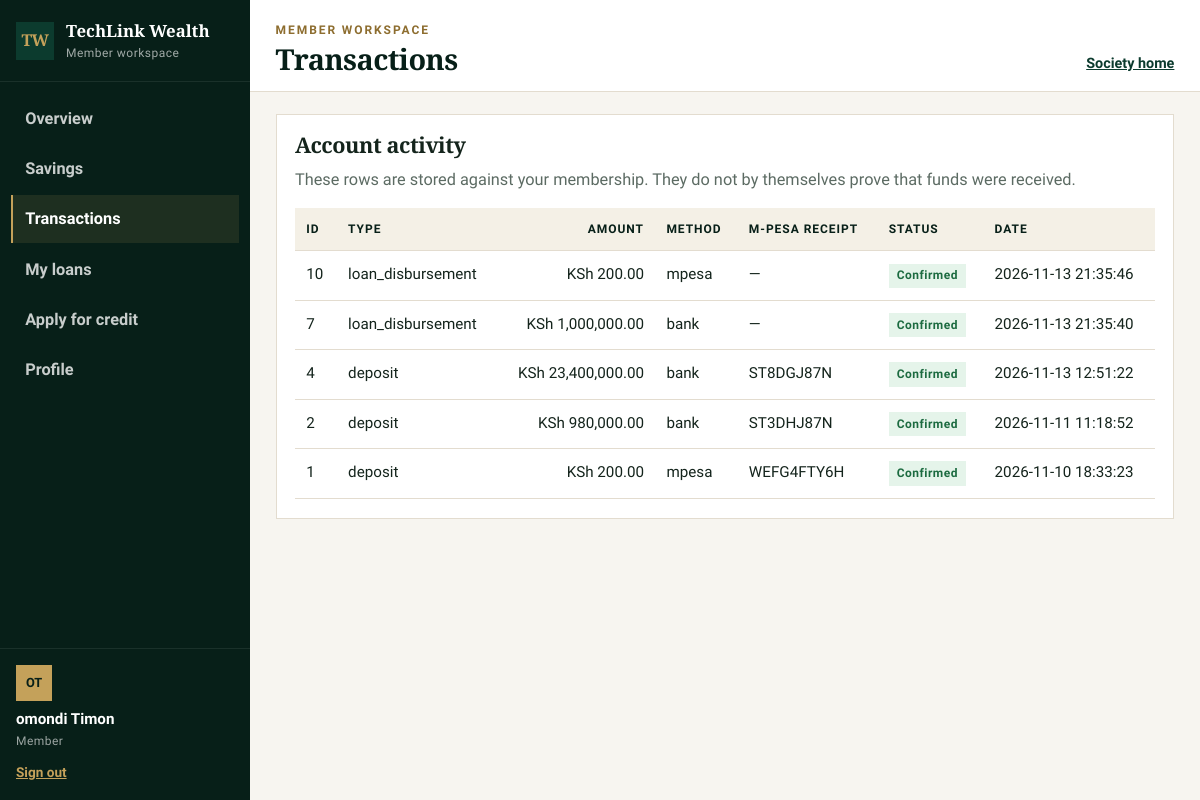
The app's page /my_transactions.php (signed in) with its own data.
### tables this page shows
CREATE TABLE `transactions` (
  `id` bigint(20) UNSIGNED NOT NULL,
  `member_id` int(10) UNSIGNED NOT NULL,
  `transaction_type` enum('deposit','withdrawal','loan_disbursement','loan_repayment','adjustment') NOT NULL,
  `amount` decimal(15,2) NOT NULL,
  `payment_method` enum('mpesa','bank','cash','internal') NOT NULL,
  `mpesa_receipt` varchar(100) DEFAULT NULL,
  `transaction_status` enum('pending','confirmed','failed','reversed') NOT NULL DEFAULT 'pending',
  `created_at` timestamp NOT NULL DEFAULT current_timestamp()
);

### my_transactions.php (the view, shortened to what this page needs)
<?php
require_once "includes/app.php";
$member = require_member(true);
$memberId = (int) $member["id"];
try {
    $stmt = $pdo->prepare(
        "SELECT id, transaction_type, amount, payment_method, mpesa_receipt, transaction_status, created_at
         FROM transactions
         WHERE member_id = ?
         ORDER BY created_at DESC"
    );
    $stmt->execute([$memberId]);
    $transactions = $stmt->fetchAll();
} catch (PDOException $e) {
    error_log("Unable to load member transactions: " . $e->getMessage());
    http_response_code(500);
    exit("Unable to load your transactions. Please try again later.");
}
?>
<section class="panel">
    <h2>Account activity</h2>
    <p class="quiet">These rows are stored against your membership. They do not by themselves prove that funds were received.</p>
    <?php if ($transactions): ?>
        <div class="table-wrap">
            <table class="data">
                <thead>
                    <tr>
                        <th>ID</th>
                        <th>Type</th>
                        <th class="num">Amount</th>
                        <th>Method</th>
                        <th>M-Pesa receipt</th>
                        <th>Status</th>
                        <th>Date</th>
                    </tr>
                </thead>
                <tbody>
                    <?php foreach ($transactions as $transaction): ?>
                        <?php $status = strtolower((string) $transaction["transaction_status"]); ?>
                        <tr>
                            <td><?= (int) $transaction["id"] ?></td>
                            <td><?= e($transaction["transaction_type"]) ?></td>
                            <td class="num"><?= e(money($transaction["amount"])) ?></td>
                            <td><?= e($transaction["payment_method"]) ?></td>
                            <td><?= e($transaction["mpesa_receipt"] ?? "—") ?></td>
                            <td><span class="pill <?= e($status) ?>"><?= e($status) ?></span></td>
                            <td><?= e($transaction["created_at"]) ?></td>
                        </tr>
                    <?php endforeach; ?>
                </tbody>
            </table>
        </div>
    <?php else: ?>
        <p class="empty">You do not have any transactions yet.</p>
    <?php endif; ?>
</section>

### css/base.css (style rules this page uses)
:root { --green: #0c3b2e; --green-2: #145844; --green-deep: #071f18; --gold: #c4a15a; --gold-deep: #8d6d2f; --cream: #f4f0e6; --paper: #f7f5f0; --white: #ffffff; --ink: #14241c; --muted: #5c6b63; --line: #e3dccf; --danger: #8e2b2b; --ok: #1c6b40; --warn: #8a5a12; --serif: "Source Serif 4", Georgia, "Times New Roman", serif; --sans: "Source Sans 3", "Segoe UI", sans-serif; --shadow: 0 16px 40px rgba(7, 31, 24, 0.08); }
*, *::before, *::after { box-sizing: border-box; }
html { scroll-behavior: smooth; }
body { margin: 0; color: var(--ink); background: var(--paper); font-family: var(--sans); font-size: 1.02rem; line-height: 1.55; }
h1, h2, h3, h4 { font-family: var(--serif); font-weight: 650; letter-spacing: -0.02em; line-height: 1.15; margin: 0; }
p { margin: 0; }

### css/components.css (style rules this page uses)
.quiet { margin: 0.55rem 0 1.4rem; color: var(--muted); }
.table-wrap { overflow-x: auto; }
table.data { width: 100%; border-collapse: collapse; min-width: 640px; font-size: 0.95rem; }
table.data th, table.data td { padding: 0.75rem 0.7rem; text-align: left; vertical-align: top; border-bottom: 1px solid var(--line); }
table.data th { background: var(--cream); color: var(--green-deep); font-size: 0.75rem; font-weight: 700; letter-spacing: 0.08em; text-transform: uppercase; }
table.data td.num, table.data th.num { text-align: right; font-variant-numeric: tabular-nums; }
.pill { display: inline-block; padding: 0.18rem 0.5rem; background: var(--cream); color: var(--ink); font-size: 0.75rem; font-weight: 700; letter-spacing: 0.04em; text-transform: capitalize; }
.pill.approved, .pill.confirmed, .pill.active { background: #e5f4ea; color: var(--ok); }

### css/workspace.css (style rules this page uses)
.app-body { background: var(--paper); }
.panel { background: #fff; border: 1px solid var(--line); padding: 1.1rem 1.15rem 1.2rem; margin-bottom: 1rem; }
.panel h2 { font-size: 1.35rem; margin-bottom: 0.35rem; }
.panel .quiet { margin-bottom: 1rem; }

### records on screen
transactions: id "10", transaction_type "loan_disbursement", amount "KSh 200.00", payment_method "mpesa", mpesa_receipt "—", transaction_status "Confirmed", created_at "2026-11-13 21:35:46"
transactions: id "7", transaction_type "loan_disbursement", amount "KSh 1,000,000.00", payment_method "bank", mpesa_receipt "—", transaction_status "Confirmed", created_at "2026-11-13 21:35:40"
transactions: id "4", transaction_type "deposit", amount "KSh 23,400,000.00", payment_method "bank", mpesa_receipt "ST8DGJ87N", transaction_status "Confirmed", created_at "2026-11-13 12:51:22"
transactions: id "2", transaction_type "deposit", amount "KSh 980,000.00", payment_method "bank", mpesa_receipt "ST3DHJ87N", transaction_status "Confirmed", created_at "2026-11-11 11:18:52"
transactions: id "1", transaction_type "deposit", amount "KSh 200.00", payment_method "mpesa", mpesa_receipt "WEFG4FTY6H", transaction_status "Confirmed", created_at "2026-11-10 18:33:23"

### other values on screen
$workspace "Member workspace"
$item[0] "Overview"
$item[0] "Savings"
$item[0] "Transactions"
$item[0] "My loans"
$item[0] "Apply for credit"
$item[0] "Profile"
initials($name) "OT"
$name "omondi Timon"
$workspace "MEMBER WORKSPACE"
$title "Transactions"
